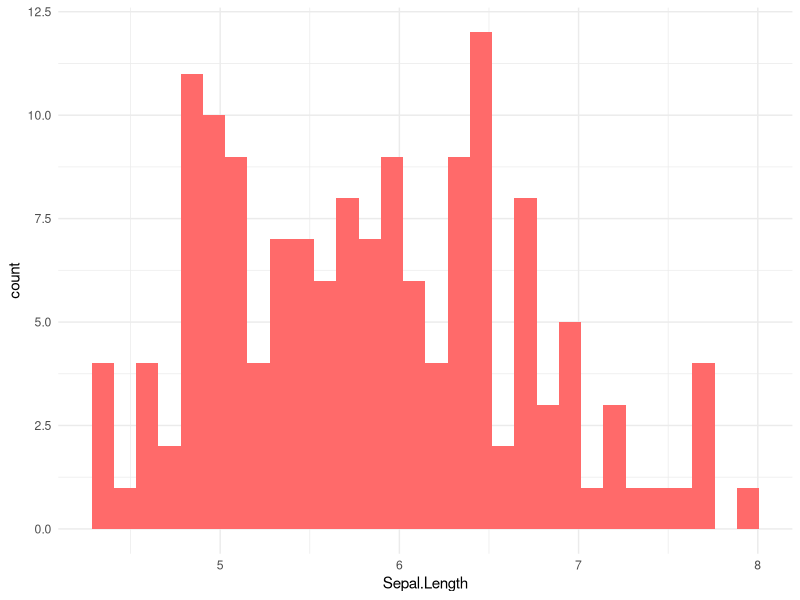

The R script that drew this image:
## ---- chunk 1
knitr::opts_chunk$set(echo = TRUE)
library(tidyverse)
## ---- chunk 2
col <- colors()
colors()
## ---- chunk 3
ggplot(iris, aes(x=Sepal.Length)) +
  geom_histogram(fill=col[373]) +
  theme_minimal()
